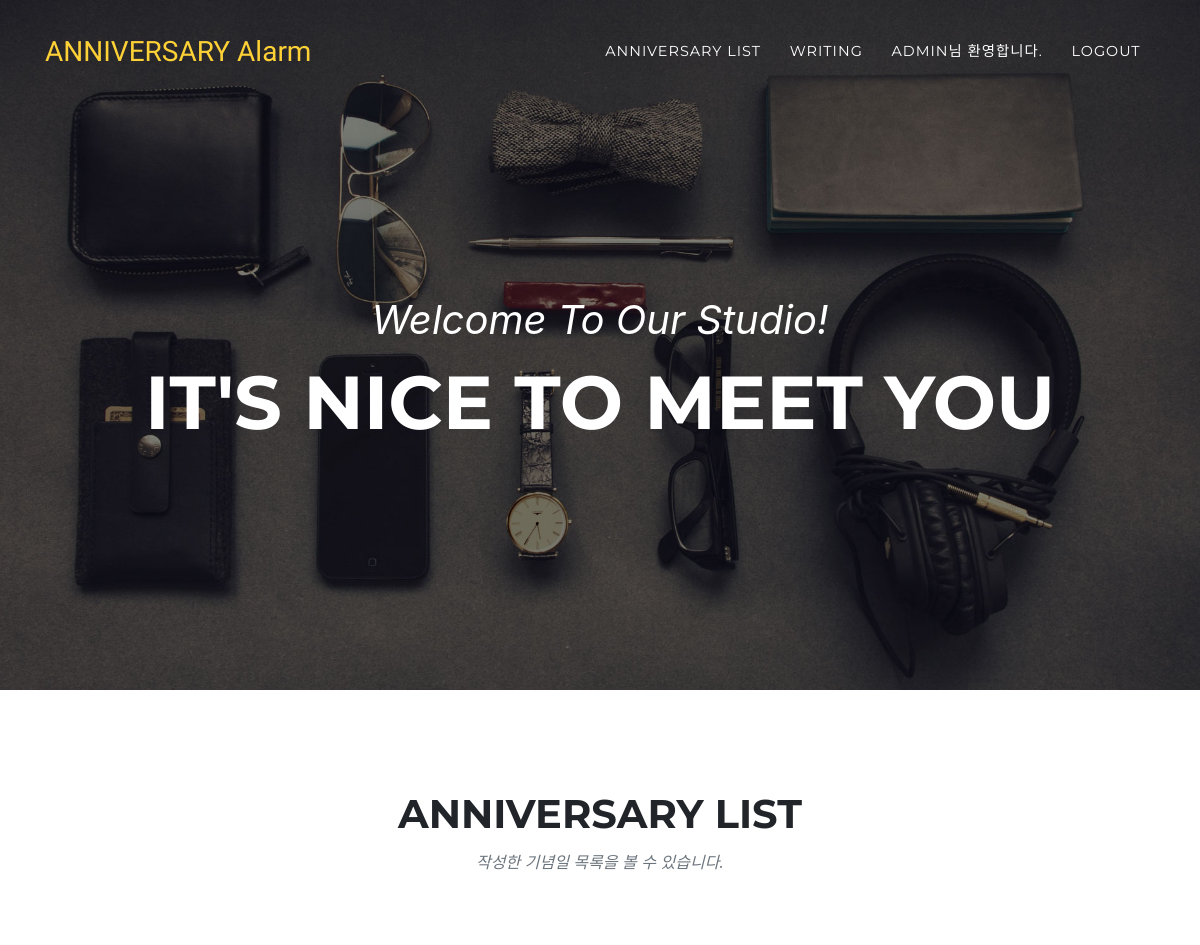
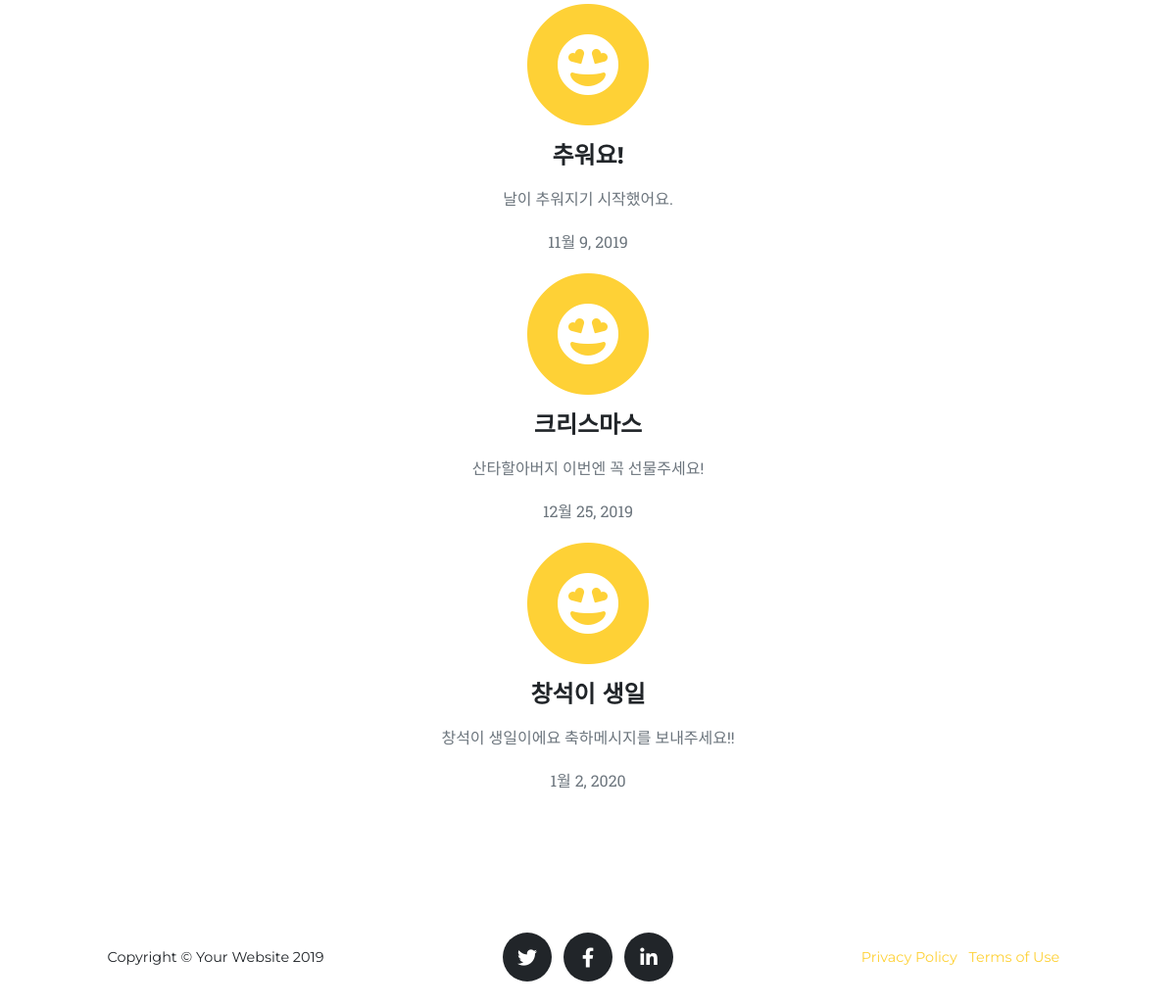
/list/ (signed in), run on the app's committed database (2 pictures, top to bottom).
### accounts/models.py (models this page shows)
class LoveUser(AbstractUser):
    objects = AccountManager()
    password2 = models.CharField(max_length=128, null=False)

### main/models.py (models this page shows, shortened)
class AnniversaryPosts(models.Model):
    title = models.CharField(max_length=100, verbose_name='기념일 제목')
    content = models.CharField(max_length=500, verbose_name='메시지 내용')
    Anniversary_date = models.DateField('기념일')
    Anniversary_email = models.EmailField(blank=True)
    Anniversary_phone = PhoneField(blank=True)
    class Meta:
        ordering = ['Anniversary_date']

### main/views.py (the view)
# urls.py: path('list/', views.AnniversaryList.as_view(), name='list'),
class AnniversaryList(ListView):
    model = AnniversaryPosts
    fields = '__all__'
    template_name = 'main/anniversary_list.html'

### main/templates/main/anniversary_list.html (shortened to what this page needs)
{% extends 'base.html' %}
{% block content %}
    <section class="page-section" id="services">
        <div class="container">
            <div class="row">
                <div class="col-lg-12 text-center">
                    <h2 class="section-heading text-uppercase">Anniversary List</h2>
                    <h3 class="section-subheading text-muted">작성한 기념일 목록을 볼 수 있습니다.</h3>
                </div>
            </div>
            {% for list in object_list %}
                <div class="row text-center">
                    <div class="col">
          <span class="fa-stack fa-4x">
            <i class="fas fa-circle fa-stack-2x text-primary"></i>
              <i class="fas fa-grin-hearts fa-stack-1x fa-inverse"></i>
          </span>
                        <h4 class="service-heading">{{ list.title }}</h4>
                        <p class="text-muted">{{ list.content }}</p>
                        <p class="text-muted">{{ list.Anniversary_date }}</p>
                    </div>
                </div>
            {% endfor %}
        </div>
    </section>
{% endblock %}

### templates/base.html (shortened to what this page needs)
{% load staticfiles %}
<!doctype html>
<html lang="en">
<head>
    <link href="{% static 'css/bootstrap.min.css' %}" rel="stylesheet">
    <link href="{% static 'vendor/fontawesome-free/css/all.min.css' %}" rel="stylesheet" type="text/css">
    <link href="{% static 'css/agency.min.css' %}" rel="stylesheet">
</head>
<body id="page-top">
{% block navbar %}
    <nav class="navbar navbar-expand-lg navbar-dark fixed-top" id="mainNav">
        <div class="container">
            <a class="navbar-brand js-scroll-trigger" href="/">ANNIVERSARY Alarm</a>
            <div class="collapse navbar-collapse" id="navbarResponsive">
                <ul class="navbar-nav text-uppercase ml-auto">
                    <li class="nav-item">
                        <a class="nav-link" href="{% url 'list' %}">ANNIVERSARY List</a>
                    </li>
                    <li class="nav-item">
                        <a class="nav-link" href="{% url 'create' %}">Writing</a>
                    </li>
                    {% if user.is_authenticated %}
                        <li class="nav-item">
                            <a class="nav-link" href="#">{{ user.username }}님 환영합니다.</a>
                        </li>
                        <li class="nav-item">
                            <a class="nav-link" href="{% url 'logout' %}" onclick="alert('{{ user.username }}님 로그아웃 되었습니다.')">Logout</a>
                        </li>
                    {% endif %}
                </ul>
            </div>
        </div>
    </nav>
{% endblock %}
{% block header %}
    <header class="masthead">
        <div class="container">
            <div class="intro-text">
                <div class="intro-lead-in">Welcome To Our Studio!</div>
                <div class="intro-heading text-uppercase">It's Nice To Meet You</div>
            </div>
        </div>
    </header>
{% endblock %}
{% block content %}
{% endblock %}
{% block footer %}
    <footer class="footer">
        <div class="container">
            <div class="row align-items-center">
                <div class="col-md-4">
                    <span class="copyright">Copyright &copy; Your Website 2019</span>
                </div>
                <div class="col-md-4">
                    <ul class="list-inline social-buttons">
                        <li class="list-inline-item">
                            <a href="#">
                                <i class="fab fa-twitter"></i>
                            </a>
                        </li>
                        <li class="list-inline-item">
                            <a href="#">
                                <i class="fab fa-facebook-f"></i>
                            </a>
                        </li>
                        <li class="list-inline-item">
                            <a href="#">
                                <i class="fab fa-linkedin-in"></i>
                            </a>
                        </li>
                    </ul>
                </div>
                <div class="col-md-4">
                    <ul class="list-inline quicklinks">
                        <li class="list-inline-item">
                            <a href="#">Privacy Policy</a>
                        </li>
                        <li class="list-inline-item">
                            <a href="#">Terms of Use</a>
                        </li>
                    </ul>
                </div>
            </div>
        </div>
    </footer>
{% endblock %}
</body>
</html>

### data on the page
LoveUser: username "ADMIN"
AnniversaryPosts: title "추워요!", content "날이 추워지기 시작했어요.", Anniversary_date "11월 9, 2019"
AnniversaryPosts: title "크리스마스", content "산타할아버지 이번엔 꼭 선물주세요!", Anniversary_date "12월 25, 2019"
AnniversaryPosts: title "창석이 생일", content "창석이 생일이에요 축하메시지를 보내주세요!!", Anniversary_date "1월 2, 2020"
